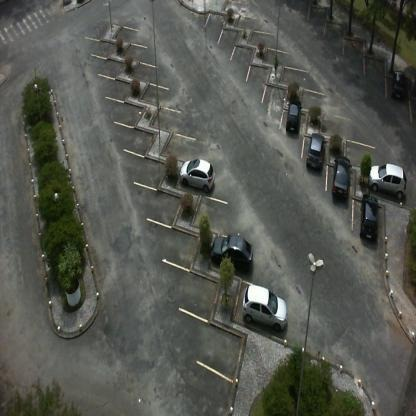
#> input picture data/parking_images/PHOTO-2025-11-04-22-57-43.jpg, 416 x 416 px, given in place of the camera
$ python parking_detector.py
#> lines starting #> are read from the running program, lines starting #| are printed output that depends on the picture; after the words box and inside, x2 and y2 are one past the last pixel; in counts of white or black regions, pixels touching at a corner belong together
### config.py
import os
from pathlib import Path

# Base directory
BASE_DIR = Path(__file__).parent

# Database configuration
DATABASE_URL = os.getenv('DATABASE_URL', f'sqlite:///{BASE_DIR}/parking.db')

# Parking lot configuration
PARKING_LOT_CONFIG = {
    'total_spaces': 40,
    'rows': 5,
    'columns': 8,
    'camera_fps': 30,
    'detection_interval': 5  # seconds
}

# Model configuration
MODEL_CONFIG = {
    'model_path': BASE_DIR / 'models' / 'occupancy_predictor.pkl',
    'scaler_path': BASE_DIR / 'models' / 'scaler.pkl',
    'input_features': ['hour', 'day_of_week', 'is_weekend', 'current_occupancy',
                       'avg_occupancy_last_hour', 'avg_occupancy_same_hour_last_week'],
    'prediction_horizon': 6  # hours
}

# API configuration
API_CONFIG = {
    'host': '0.0.0.0',
    'port': 5000,
    'debug': True
}

# Image processing configuration
IMAGE_CONFIG = {
    'image_width': 1920,
    'image_height': 1080,
    'parking_space_width': 100,
    'parking_space_height': 200,
    'confidence_threshold': 0.7
}

# Paths
MODELS_DIR = BASE_DIR / 'models'
DATA_DIR = BASE_DIR / 'data'
STATIC_DIR = BASE_DIR / 'static'
TEMPLATES_DIR = BASE_DIR / 'templates'
IMAGES_DIR = DATA_DIR / 'parking_images'

# Payment configuration
PAYMENT_CONFIG = {
    'currency': 'USD',
    'hourly_rate': 5.0,
    'demo_mode': True,  # Set to False for real payment gateway
    'stripe_public_key': os.getenv('STRIPE_PUBLIC_KEY', 'pk_test_demo'),
    'stripe_secret_key': os.getenv('STRIPE_SECRET_KEY', 'sk_test_demo'),
}

# Booking configuration
BOOKING_CONFIG = {
    'min_booking_hours': 1,
    'max_booking_hours': 24,
    'advance_booking_days': 7,  # How many days in advance can book
    'cancellation_hours': 2,  # Hours before start time to allow cancellation
}

# Create directories if they don't exist
for directory in [MODELS_DIR, DATA_DIR, STATIC_DIR, TEMPLATES_DIR, IMAGES_DIR]:
    directory.mkdir(exist_ok=True)

### parking_detector.py
import cv2
import numpy as np
from typing import List, Tuple, Dict
from datetime import datetime
import config


class ParkingSpaceDetector:
    """Detects parking space occupancy using computer vision"""

    def __init__(self):
        self.parking_spaces = []
        self.previous_frame = None

    def define_parking_spaces(self, image_shape: Tuple[int, int]) -> List[Dict]:
        """
        Define parking space regions based on image dimensions
        Returns list of parking space coordinates
        """
        spaces = []
        rows = config.PARKING_LOT_CONFIG['rows']
        cols = config.PARKING_LOT_CONFIG['columns']

        height, width = image_shape[:2]
        space_width = width // cols
        space_height = height // rows

        space_id = 1
        for row in range(rows):
            for col in range(cols):
                x1 = col * space_width
                y1 = row * space_height
                x2 = x1 + space_width
                y2 = y1 + space_height

                spaces.append({
                    'id': space_id,
                    'space_number': f'P{space_id:03d}',
                    'row': row,
                    'column': col,
                    'coordinates': (x1, y1, x2, y2)
                })
                space_id += 1

        self.parking_spaces = spaces
        return spaces

    def preprocess_frame(self, frame: np.ndarray) -> np.ndarray:
        """Preprocess frame for better detection"""
        # Convert to grayscale
        gray = cv2.cvtColor(frame, cv2.COLOR_BGR2GRAY)

        # Apply Gaussian blur to reduce noise
        blurred = cv2.GaussianBlur(gray, (5, 5), 0)

        # Apply adaptive thresholding
        thresh = cv2.adaptiveThreshold(
            blurred, 255, cv2.ADAPTIVE_THRESH_GAUSSIAN_C,
            cv2.THRESH_BINARY_INV, 25, 16
        )

        # Apply median blur to further reduce noise
        median = cv2.medianBlur(thresh, 5)

        # Dilate to fill gaps
        kernel = np.ones((3, 3), np.uint8)
        dilated = cv2.dilate(median, kernel, iterations=1)

        return dilated

    def detect_occupancy_by_pixels(self, frame: np.ndarray, space: Dict) -> Tuple[bool, float]:
        """
        Detect if parking space is occupied based on pixel intensity
        Returns (is_occupied, confidence)
        """
        x1, y1, x2, y2 = space['coordinates']

        # Extract region of interest
        roi = frame[y1:y2, x1:x2]

        if roi.size == 0:
            return False, 0.0

        # Calculate the number of white pixels (indicating presence of vehicle)
        white_pixels = cv2.countNonZero(roi)
        total_pixels = roi.shape[0] * roi.shape[1]

        # Calculate occupancy percentage
        occupancy_percentage = white_pixels / total_pixels

        # Threshold for determining occupancy (adjust based on testing)
        threshold = 0.25
        is_occupied = occupancy_percentage > threshold

        # Confidence based on how far from threshold
        confidence = min(abs(occupancy_percentage - threshold) / threshold, 1.0)

        return is_occupied, confidence

    def detect_motion(self, current_frame: np.ndarray, space: Dict) -> bool:
        """Detect motion in parking space using frame differencing"""
        if self.previous_frame is None:
            return False

        x1, y1, x2, y2 = space['coordinates']

        # Extract ROI from both frames
        curr_roi = current_frame[y1:y2, x1:x2]
        prev_roi = self.previous_frame[y1:y2, x1:x2]

        if curr_roi.size == 0 or prev_roi.size == 0:
            return False

        # Calculate absolute difference
        diff = cv2.absdiff(curr_roi, prev_roi)

        # Count pixels with significant change
        motion_pixels = cv2.countNonZero(diff)
        total_pixels = diff.shape[0] * diff.shape[1]

        motion_percentage = motion_pixels / total_pixels

        # Motion detected if more than 10% pixels changed
        return motion_percentage > 0.1

    def detect_all_spaces(self, frame: np.ndarray) -> List[Dict]:
        """
        Detect occupancy for all parking spaces
        Returns list of space statuses
        """
        if not self.parking_spaces:
            self.define_parking_spaces(frame.shape)

        # Preprocess frame
        processed = self.preprocess_frame(frame)

        results = []
        for space in self.parking_spaces:
            is_occupied, confidence = self.detect_occupancy_by_pixels(processed, space)
            has_motion = self.detect_motion(processed, space)

            results.append({
                'space_number': space['space_number'],
                'row': space['row'],
                'column': space['column'],
                'is_occupied': is_occupied,
                'confidence': confidence,
                'has_motion': has_motion,
                'coordinates': space['coordinates']
            })

        # Update previous frame
        self.previous_frame = processed.copy()

        return results

    def draw_parking_spaces(self, frame: np.ndarray, detections: List[Dict]) -> np.ndarray:
        """Draw parking spaces on frame with color coding"""
        output = frame.copy()

        for detection in detections:
            x1, y1, x2, y2 = detection['coordinates']

            # Color coding: Green = available, Red = occupied, Yellow = motion detected
            if detection['has_motion']:
                color = (0, 255, 255)  # Yellow
            elif detection['is_occupied']:
                color = (0, 0, 255)  # Red
            else:
                color = (0, 255, 0)  # Green

            # Draw rectangle
            cv2.rectangle(output, (x1, y1), (x2, y2), color, 2)

            # Draw space number
            cv2.putText(
                output, detection['space_number'],
                (x1 + 5, y1 + 25),
                cv2.FONT_HERSHEY_SIMPLEX, 0.6, color, 2
            )

            # Draw confidence
            conf_text = f"{detection['confidence']:.2f}"
            cv2.putText(
                output, conf_text,
                (x1 + 5, y2 - 10),
                cv2.FONT_HERSHEY_SIMPLEX, 0.5, color, 1
            )

        # Draw summary
        total = len(detections)
        occupied = sum(1 for d in detections if d['is_occupied'])
        available = total - occupied

        summary = f"Total: {total} | Occupied: {occupied} | Available: {available}"
        cv2.putText(
            output, summary,
            (10, 30),
            cv2.FONT_HERSHEY_SIMPLEX, 1, (255, 255, 255), 2
        )

        return output


def test_detector_with_webcam():
    """Test the detector using webcam"""
    detector = ParkingSpaceDetector()
    cap = cv2.VideoCapture(0)

    print("Press 'q' to quit")

    while True:
        ret, frame = cap.read()
        if not ret:
            break

        # Resize frame for better performance
        frame = cv2.resize(frame, (1280, 720))

        # Detect parking spaces
        detections = detector.detect_all_spaces(frame)

        # Draw results
        output = detector.draw_parking_spaces(frame, detections)

        cv2.imshow('Smart Parking System', output)

        if cv2.waitKey(1) & 0xFF == ord('q'):
            break

    cap.release()
    cv2.destroyAllWindows()


if __name__ == "__main__":
    test_detector_with_webcam()
#> in test_detector_with_webcam, frame is the input picture: shape (416, 416, 3); mean B, G, R 80.1, 87.2, 85
#> in preprocess_frame, `gray = cv2.cvtColor(frame, cv2.COLOR_BGR2GRAY)`:
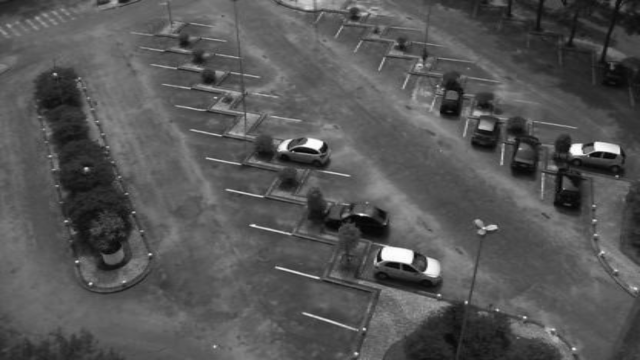
#> gray: shape (720, 1280) (shown at 1/2 size); min 1, max 254, mean 85.6
#> in preprocess_frame, `thresh = cv2.adaptiveThreshold( blurred, 255, cv2.ADAPTIVE_THRESH_GAUS..`:
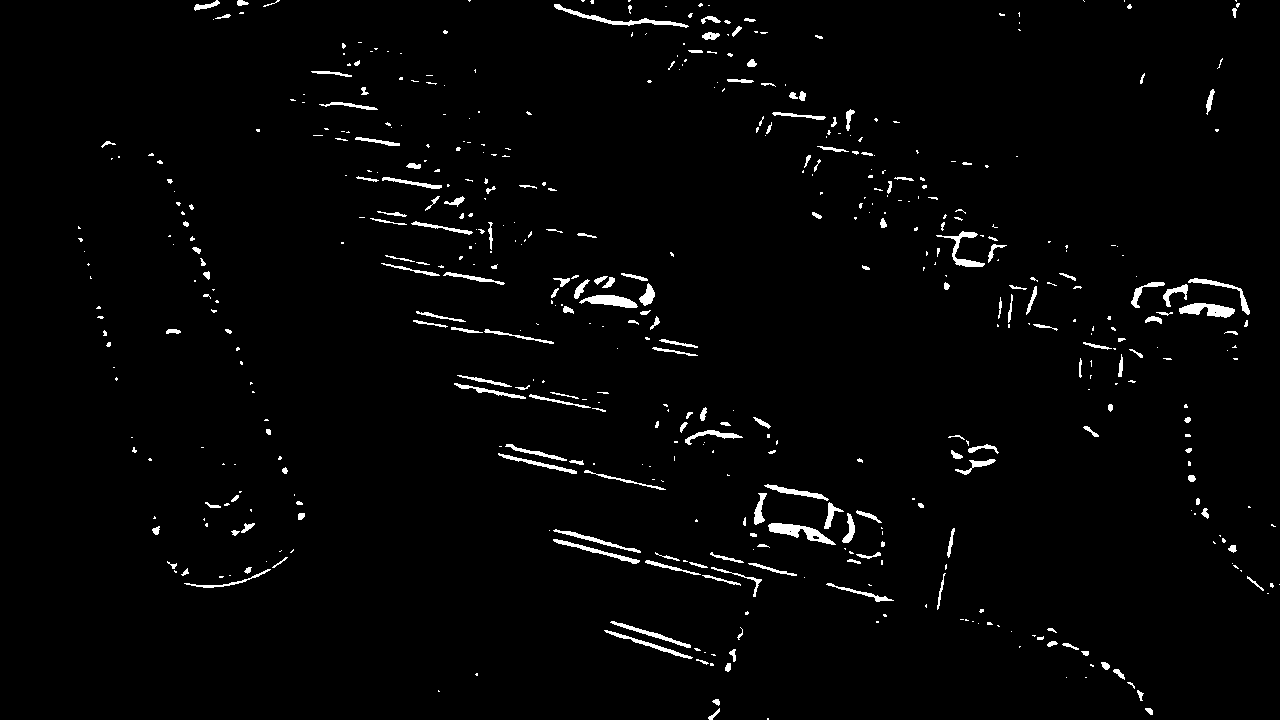
#> thresh: shape (720, 1280); 2.1% white; 521 white regions (325 under 20 px), largest, box (x1, y1, x2, y2) and area: (768, 523, 836, 545) 583, (554, 4, 689, 28) 525, (1179, 303, 1235, 318) 507
#> the loop in detect_all_spaces, `for space in self.parking_spaces:` made 40 passes
#> (white_pixels in detect_occupancy_by_pixels, occupancy_percentage in detect_occupancy_by_pixels, confidence) on passes 1 to 8: (27, 0.00117, 0.995), (322, 0.014, 0.944), (714, 0.031, 0.876), (606, 0.0263, 0.895), (1287, 0.0559, 0.777), (391, 0.017, 0.932), (0, 0, 1), (270, 0.0117, 0.953)
#> pass 1, in detect_occupancy_by_pixels, `roi = frame[y1:y2, x1:x2]`:
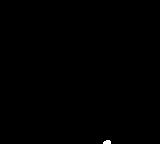
#> roi: shape (144, 160); 0.12% white; 1 white region, box (x1, y1, x2, y2) and area: (103, 140, 111, 144) 27
#> after the loop in detect_all_spaces, `for space in self.parking_spaces:`: results = 40 items
#> the loop in draw_parking_spaces, `for detection in detections:` made 40 passes
#> (x1, y1, x2, y2, conf_text) on passes 1 to 8: (0, 0, 160, 144, '1.00'), (160, 0, 320, 144, '0.94'), (320, 0, 480, 144, '0.88'), (480, 0, 640, 144, '0.89'), (640, 0, 800, 144, '0.78'), (800, 0, 960, 144, '0.93'), (960, 0, 1120, 144, '1.00'), (1120, 0, 1280, 144, '0.95')
#> after the loop in draw_parking_spaces, `for detection in detections:`:
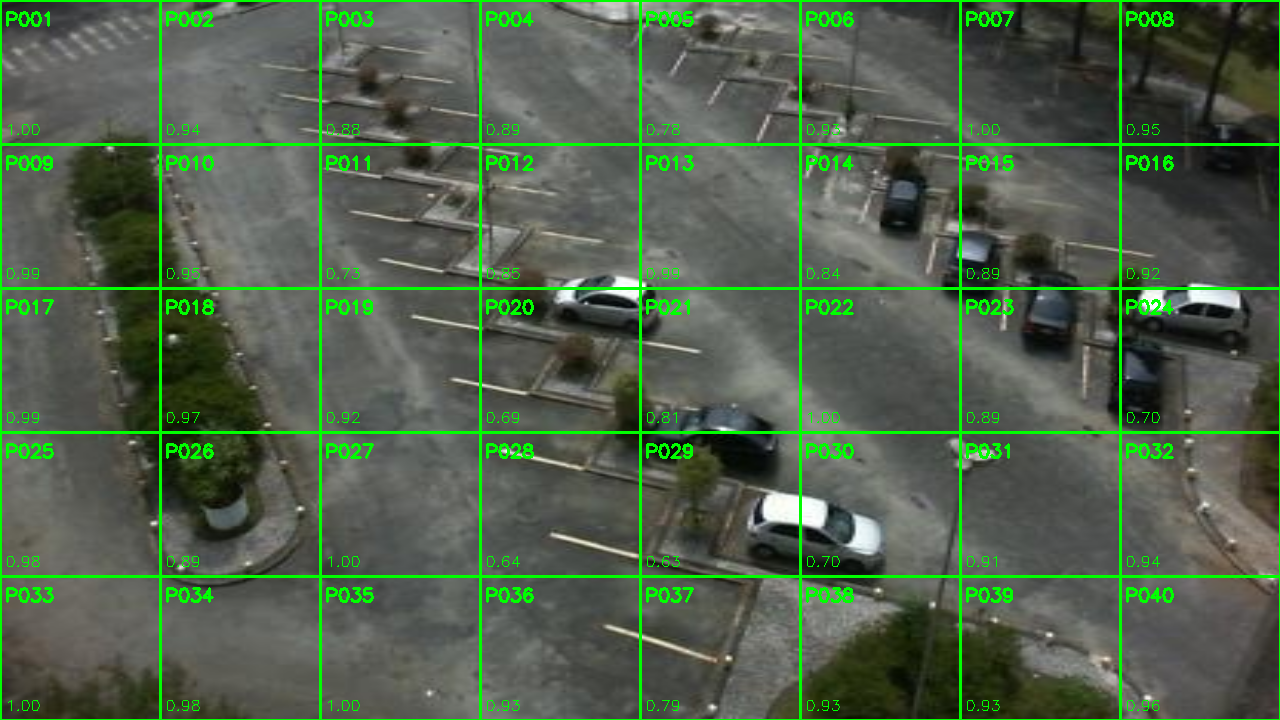
#> output: shape (720, 1280, 3); mean B, G, R 75.2, 97.2, 79.8
#> in draw_parking_spaces, `total = len(detections)`: total = 40
#> in draw_parking_spaces, `occupied = sum(1 for d in detections if d['is_occupied'])`: occupied = 0
#> in draw_parking_spaces, `available = total - occupied`: available = 40
#> in draw_parking_spaces, `summary = f"Total: {total} | Occupied: {occupied} | Available: {availa..`: summary = 'Total: 40 | Occupied: 0 | Available: 40'
#> in draw_parking_spaces, `cv2.putText( output, summary, (10, 30), cv2.FONT_HERSHEY_SIMPLEX, 1, (..`:
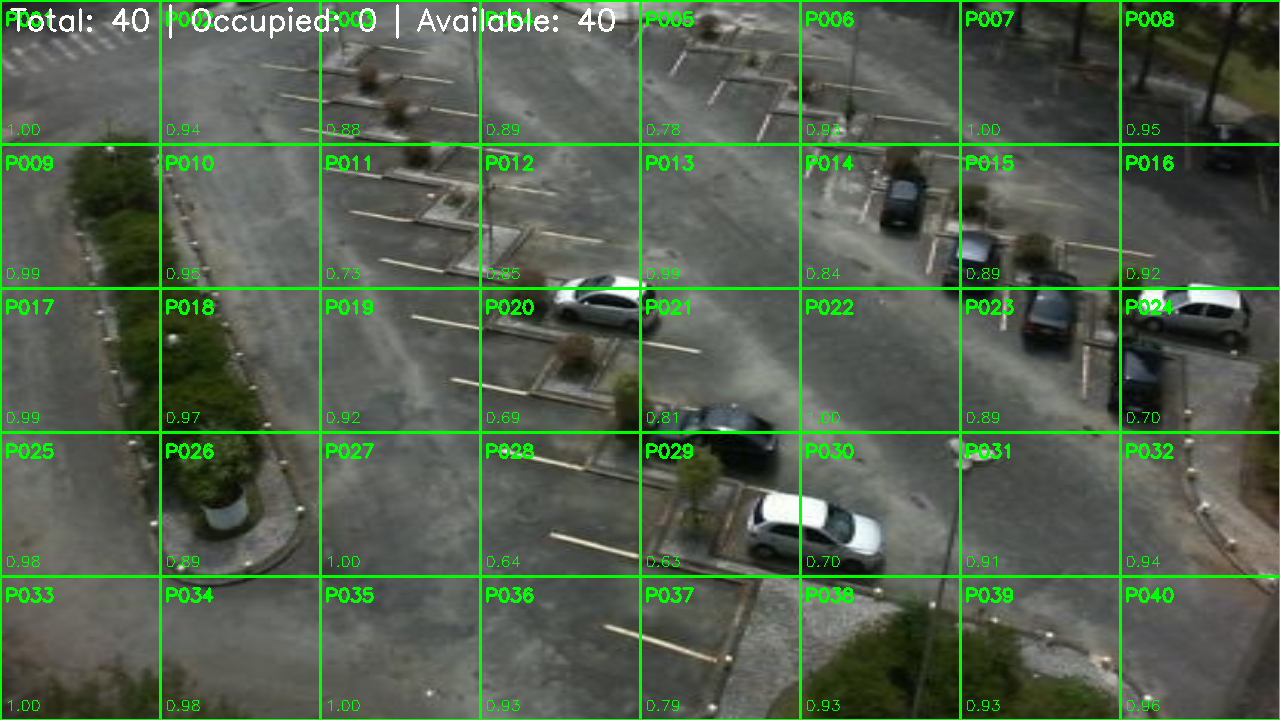
#> output: shape (720, 1280, 3); 0.41% of pixels changed, all inside (x1, y1, x2, y2) = (10, 4, 615, 39)
#> (key q is pressed here)

$ run again, on data/parking_images/PHOTO-2025-11-04-22-58-24.jpg
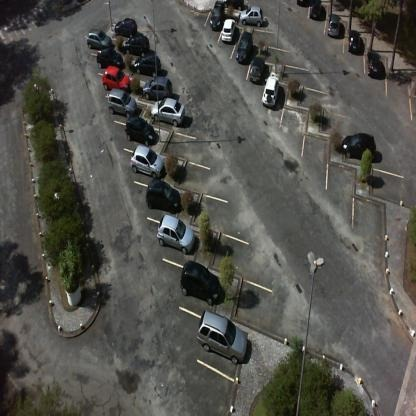
#> input picture data/parking_images/PHOTO-2025-11-04-22-58-24.jpg, 416 x 416 px, given in place of the camera
#> in test_detector_with_webcam, frame is the input picture: shape (416, 416, 3); mean B, G, R 76.8, 82.5, 83.1
#> frame: shape (720, 1280, 3)
#> in preprocess_frame, `thresh = cv2.adaptiveThreshold( blurred, 255, cv2.ADAPTIVE_THRESH_GAUS..`:
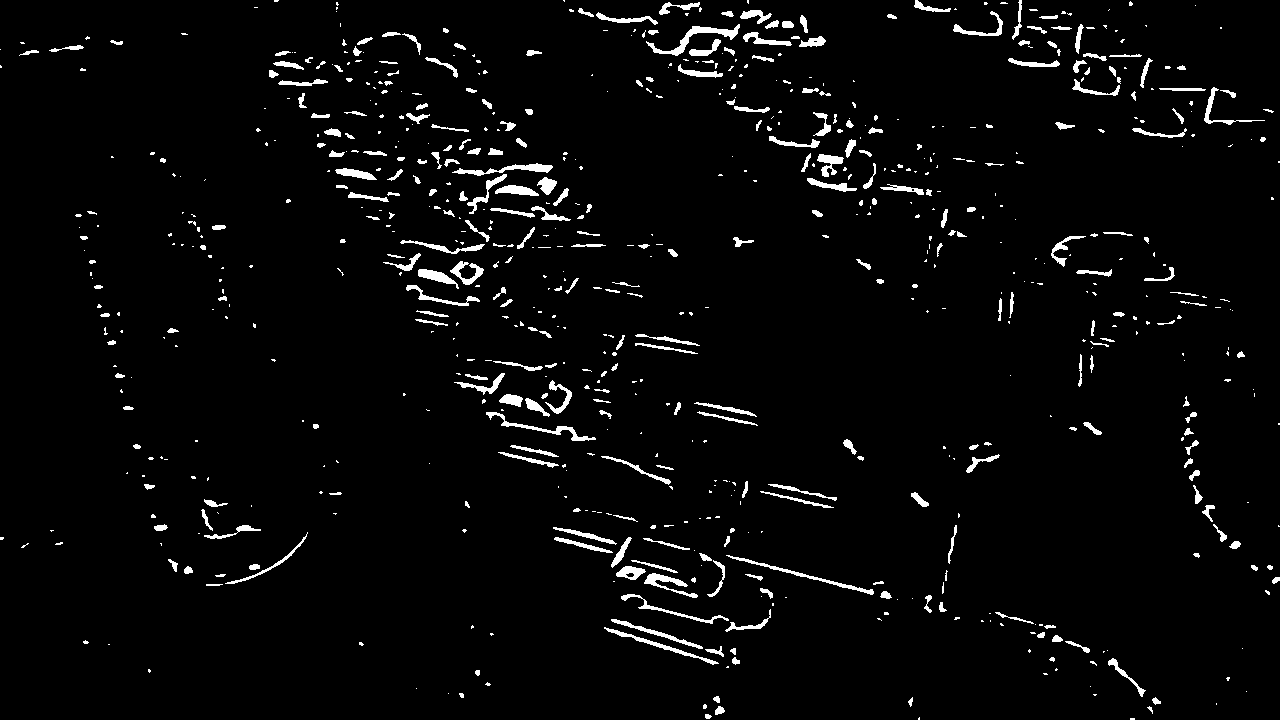
#> thresh: shape (720, 1280); 3.3% white; 753 white regions (442 under 20 px), largest, box (x1, y1, x2, y2) and area: (646, 24, 740, 56) 618, (726, 555, 874, 595) 479, (486, 412, 596, 441) 469
#> median: shape (720, 1280); 2.5% white; 419 white regions (161 under 20 px), largest, box (x1, y1, x2, y2) and area: (648, 25, 740, 56) 605, (758, 563, 874, 595) 386, (502, 420, 590, 441) 375
#> dilated: shape (720, 1280); 4.5% white; 393 white regions (35 under 20 px), largest, box (x1, y1, x2, y2) and area: (647, 24, 741, 57) 891, (735, 556, 875, 596) 808, (486, 411, 595, 442) 768
#> the loop in detect_all_spaces, `for space in self.parking_spaces:` made 40 passes
#> (white_pixels in detect_occupancy_by_pixels, occupancy_percentage in detect_occupancy_by_pixels, confidence) on passes 1 to 8: (271, 0.0118, 0.953), (788, 0.0342, 0.863), (1660, 0.072, 0.712), (828, 0.0359, 0.856), (3760, 0.163, 0.347), (1424, 0.0618, 0.753), (2372, 0.103, 0.588), (1339, 0.0581, 0.768)
#> after the loop in detect_all_spaces, `for space in self.parking_spaces:`: results = 40 items
#> the loop in draw_parking_spaces, `for detection in detections:` made 40 passes
#> (x1, y1, x2, y2, conf_text) on passes 1 to 8: (0, 0, 160, 144, '0.95'), (160, 0, 320, 144, '0.86'), (320, 0, 480, 144, '0.71'), (480, 0, 640, 144, '0.86'), (640, 0, 800, 144, '0.35'), (800, 0, 960, 144, '0.75'), (960, 0, 1120, 144, '0.59'), (1120, 0, 1280, 144, '0.77')
#> total = 40
#> occupied = 0
#> available = 40
#> summary = 'Total: 40 | Occupied: 0 | Available: 40'
#> in draw_parking_spaces, `cv2.putText( output, summary, (10, 30), cv2.FONT_HERSHEY_SIMPLEX, 1, (..`:
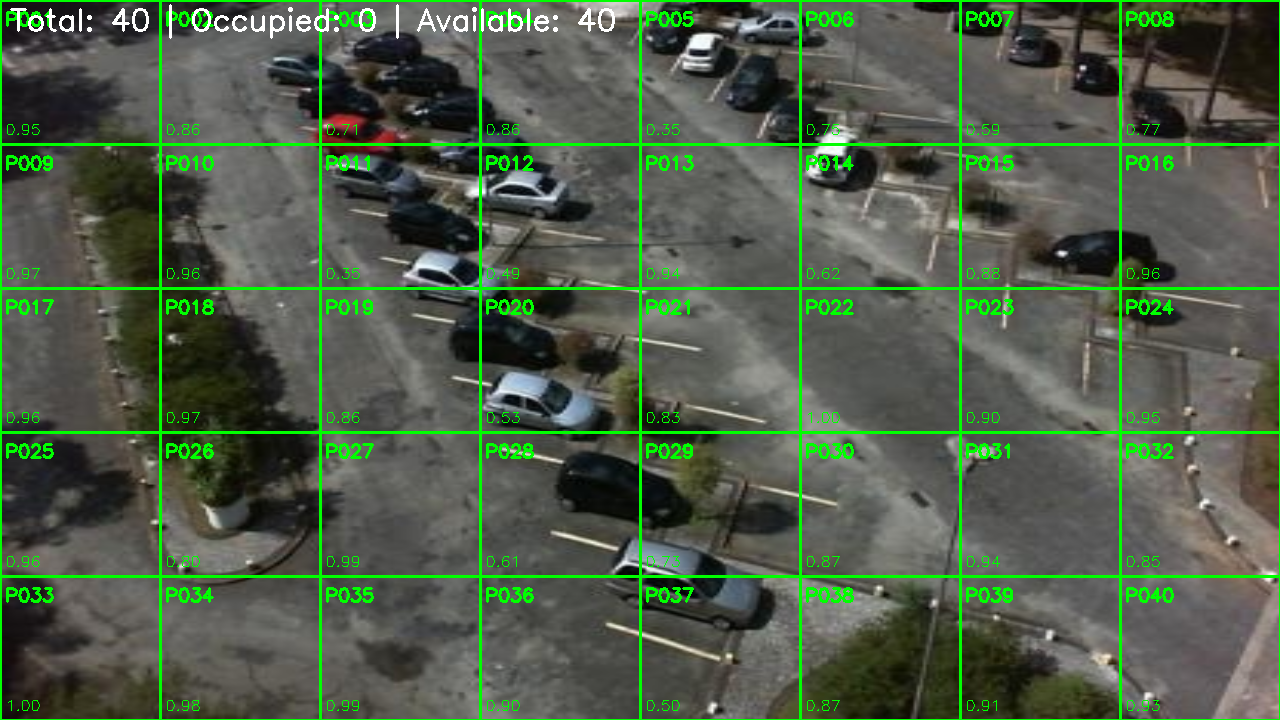
#> output: shape (720, 1280, 3); mean B, G, R 73, 93.5, 78.9
